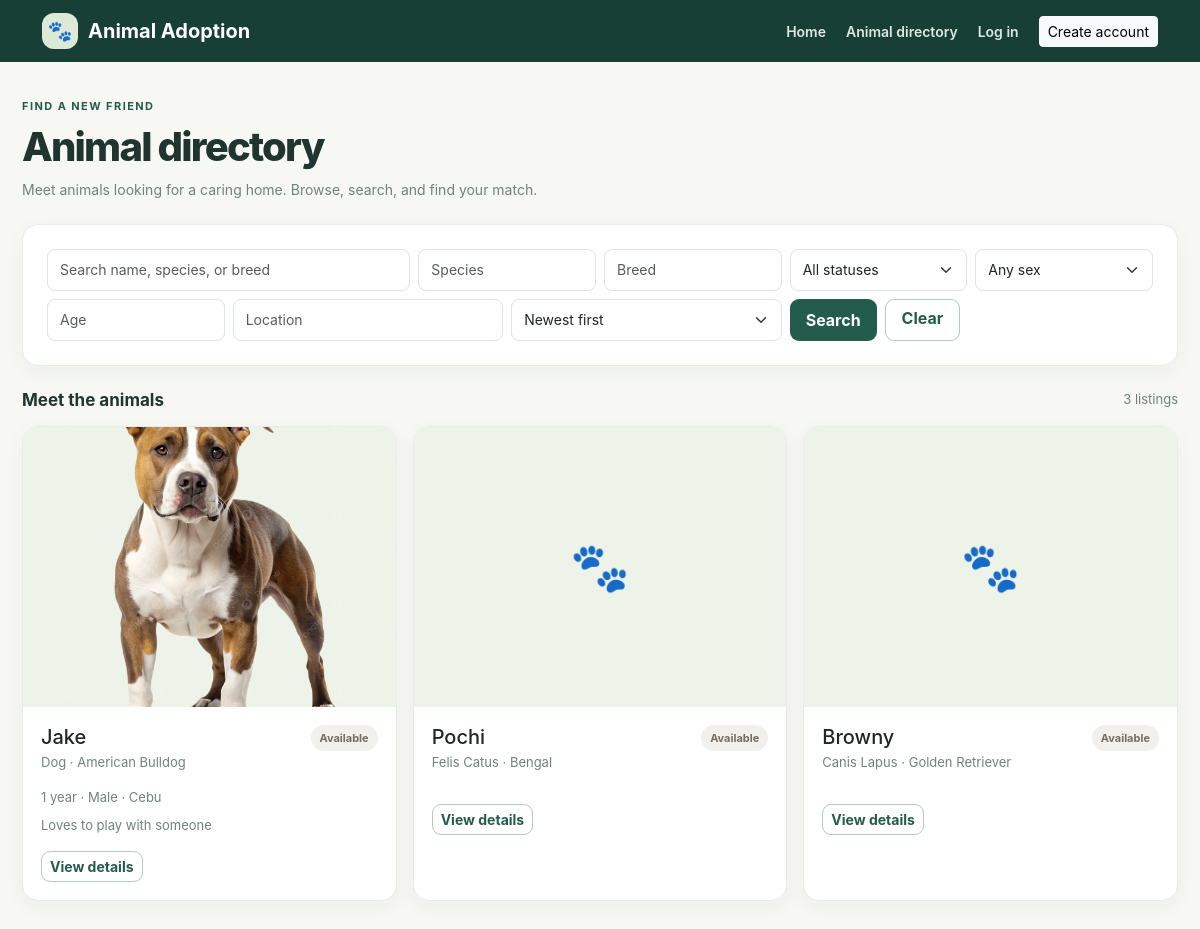
/animals/, run on the app's committed database.
### Tristan_app/models.py (models this page shows, shortened)
class Pet(models.Model):
    STATUS_AVAILABLE = 'Available'
    STATUS_PENDING = 'Pending'
    STATUS_ADOPTED = 'Adopted'
    STATUS_LEGACY = 'Not Available'
    STATUS_CHOICES = [
        (STATUS_AVAILABLE, 'Available'),
        (STATUS_PENDING, 'Pending'),
        (STATUS_ADOPTED, 'Adopted'),
        (STATUS_LEGACY, 'Not Available (legacy)'),
    ]
    SEX_CHOICES = [
        ('Female', 'Female'),
        ('Male', 'Male'),
        ('Unknown', 'Unknown'),
    ]
    pet_id = models.AutoField(primary_key=True)
    pet_name = models.CharField(max_length=100)
    species = models.CharField(max_length=100, db_index=True)
    breed = models.CharField(max_length=100)
    adoption_status = models.CharField(
        max_length=20, choices=STATUS_CHOICES, default=STATUS_AVAILABLE, db_index=True,
    )
    owner_name = models.CharField(max_length=100, blank=True, default='')
    owner = models.ForeignKey(
        settings.AUTH_USER_MODEL,
        on_delete=models.SET_NULL,
        related_name='animal_listings',
        null=True,
        blank=True,
    )
    age = models.PositiveSmallIntegerField(null=True, blank=True)
    sex = models.CharField(max_length=10, choices=SEX_CHOICES, blank=True)
    description = models.TextField(blank=True)
    health_info = models.TextField(blank=True)
    location = models.CharField(max_length=120, blank=True, db_index=True)
    image = models.FileField(
        upload_to=animal_image_path,
        blank=True,
        validators=[validate_animal_image],
    )
    created_at = models.DateTimeField(default=timezone.now, editable=False)
    updated_at = models.DateTimeField(default=timezone.now, editable=False)

### Tristan_app/views.py (the view)
# urls.py: path('animals/', views.directory, name='directory'),
def directory(request):
    animals = Pet.objects.select_related('owner').all()
    query = request.GET.get('q', '').strip()
    species = request.GET.get('species', '').strip()
    breed = request.GET.get('breed', '').strip()
    location = request.GET.get('location', '').strip()
    status = request.GET.get('status', '').strip()
    sex = request.GET.get('sex', '').strip()
    age = request.GET.get('age', '').strip()
    if query:
        animals = animals.filter(
            Q(pet_name__icontains=query)
            | Q(species__icontains=query)
            | Q(breed__icontains=query)
        )
    if species:
        animals = animals.filter(species__icontains=species)
    if breed:
        animals = animals.filter(breed__icontains=breed)
    if location:
        animals = animals.filter(location__icontains=location)
    if status in {choice[0] for choice in Pet.STATUS_CHOICES}:
        animals = animals.filter(adoption_status=status)
    if sex in {choice[0] for choice in Pet.SEX_CHOICES}:
        animals = animals.filter(sex=sex)
    if age.isdigit():
        animals = animals.filter(age=int(age))
    sort = request.GET.get('sort', 'newest')
    sort_fields = {
        'oldest': 'created_at',
        'name': 'pet_name',
    }
    animals = animals.order_by(sort_fields.get(sort, '-created_at'), 'pet_id')
    page_obj = Paginator(animals, 12).get_page(request.GET.get('page'))
    context = {
        'page_obj': page_obj,
        'animals': page_obj.object_list,
        'filters': {
            'q': query,
            'species': species,
            'breed': breed,
            'location': location,
            'status': status,
            'sex': sex,
            'age': age,
            'sort': sort,
        },
        'species_list': Pet.objects.order_by('species').values_list('species', flat=True).distinct(),
        'status_choices': Pet.STATUS_CHOICES,
        'sex_choices': Pet.SEX_CHOICES,
    }
    return render(request, 'PetApp/directory.html', context)

### Tristan_app/templates/PetApp/directory.html (shortened to what this page needs)
{% extends "PetApp/base.html" %}
{% block content %}
<header class="d-flex flex-wrap justify-content-between align-items-end gap-3 mb-4">
    <div><div class="eyebrow">Find a new friend</div><h1 class="page-title">Animal directory</h1>
        <p class="page-subtitle">Meet animals looking for a caring home. Browse, search, and find your match.</p></div>
</header>
<form method="get" class="panel p-3 p-md-4 mb-4" aria-label="Filter animals">
    <div class="row g-2 filter-grid">
        <div class="col-md-4"><label class="visually-hidden" for="search">Search name, species, or breed</label>
            <input id="search" class="form-control" name="q" value="{{ filters.q }}" placeholder="Search name, species, or breed"></div>
        <div class="col-6 col-md-2"><label class="visually-hidden" for="species">Species</label>
            <input id="species" class="form-control" name="species" value="{{ filters.species }}" list="speciesOptions" placeholder="Species">
            <datalist id="speciesOptions">{% for item in species_list %}<option value="{{ item }}">{% endfor %}</datalist></div>
        <div class="col-6 col-md-2"><label class="visually-hidden" for="breed">Breed</label><input id="breed" class="form-control" name="breed" value="{{ filters.breed }}" placeholder="Breed"></div>
        <div class="col-6 col-md-2"><label class="visually-hidden" for="status">Status</label>
            <select id="status" class="form-select" name="status"><option value="">All statuses</option>
            </select></div>
        <div class="col-6 col-md-2"><label class="visually-hidden" for="sex">Sex</label>
            <select id="sex" class="form-select" name="sex"><option value="">Any sex</option>
            </select></div>
        <div class="col-6 col-md-2"><label class="visually-hidden" for="age">Age</label><input id="age" class="form-control" type="number" min="0" name="age" value="{{ filters.age }}" placeholder="Age"></div>
        <div class="col-6 col-md-3"><label class="visually-hidden" for="location">Location</label><input id="location" class="form-control" name="location" value="{{ filters.location }}" placeholder="Location"></div>
        <div class="col-6 col-md-3"><label class="visually-hidden" for="sort">Sort by</label>
            <select id="sort" class="form-select" name="sort">
                <option value="newest" {% if filters.sort == 'newest' %}selected{% endif %}>Newest first</option>
            </select></div>
        <div class="col-6 col-md-auto d-flex gap-2"><button class="btn btn-green flex-grow-1 px-3" type="submit">Search</button><a class="btn btn-outline-green px-3" href="{% url 'directory' %}">Clear</a></div>
    </div>
</form>
<div class="d-flex justify-content-between align-items-center mb-3">
    <h2 class="section-title">Meet the animals</h2><span class="animal-meta">{{ page_obj.paginator.count }} listing{{ page_obj.paginator.count|pluralize }}</span>
</div>
<div class="row g-3">
    {% for animal in animals %}
        <div class="col-sm-6 col-lg-4">
            <article class="animal-card">
                <a href="{% url 'animal_detail' animal.pet_id %}" class="text-decoration-none">
                    {% if animal.image %}<img class="animal-photo" src="{{ animal.image.url }}" alt="Photo of {{ animal.pet_name }}" loading="lazy">
                    {% else %}<div class="animal-placeholder" aria-hidden="true">🐾</div>{% endif %}
                </a>
                <div class="animal-card-body">
                    <div class="d-flex justify-content-between align-items-start gap-2">
                        <div><h3 class="h5 mb-1"><a class="text-decoration-none text-dark" href="{% url 'animal_detail' animal.pet_id %}">{{ animal.pet_name }}</a></h3>
                            <div class="animal-meta">{{ animal.species }}{% if animal.breed %} · {{ animal.breed }}{% endif %}</div></div>
                        <span class="status {% if animal.adoption_status == 'Pending' %}pending{% elif animal.adoption_status == 'Adopted' %}adopted{% else %}legacy{% endif %}">{{ animal.adoption_status }}</span>
                    </div>
                    <div class="animal-meta mt-3">{% if animal.age != None %}{{ animal.age }} year{{ animal.age|pluralize }}{% endif %}{% if animal.sex %}{% if animal.age != None %} · {% endif %}{{ animal.sex }}{% endif %}{% if animal.location %}{% if animal.age != None or animal.sex %} · {% endif %}{{ animal.location }}{% endif %}</div>
                    {% if animal.description %}<p class="animal-meta mt-2 mb-0">{{ animal.description|truncatewords:18 }}</p>{% endif %}
                    <a href="{% url 'animal_detail' animal.pet_id %}" class="btn btn-outline-green btn-sm mt-3">View details</a>
                </div>
            </article>
        </div>
    {% empty %}
        <div class="col-12"><div class="panel empty-state"><strong>No animals found just yet.</strong>Try changing your filters or check back soon.</div></div>
    {% endfor %}
</div>
{% endblock %}

### Tristan_app/templates/PetApp/base.html (shortened to what this page needs)
<!doctype html>
<html lang="en">
<head>
    <link href="https://cdn.jsdelivr.net/npm/bootstrap@5.3.3/dist/css/bootstrap.min.css" rel="stylesheet">
</head>
<body>
<nav class="navbar navbar-expand-lg navbar-dark">
    <div class="container">
        <a class="navbar-brand" href="{% url 'home' %}"><span class="brand-mark" aria-hidden="true">🐾</span> Animal Adoption</a>
        <div class="collapse navbar-collapse" id="mainNavigation">
            <div class="navbar-nav ms-auto align-items-lg-center gap-lg-1">
                <a class="nav-link" href="{% url 'home' %}">Home</a>
                <a class="nav-link" href="{% url 'directory' %}">Animal directory</a>
                {% if user.is_authenticated %}
                    <a class="nav-link" href="{% url 'dashboard' %}">Dashboard</a>
                    <a class="nav-link" href="{% url 'animal_create' %}">Add animal</a>
                    <a class="nav-link" href="{% url 'my_listings' %}">My listings</a>
                    <a class="nav-link" href="{% url 'my_applications' %}">My applications</a>
                    <a class="nav-link" href="{% url 'profile' %}">Profile</a>
                    {% if user.is_staff %}
                        <a class="nav-link" href="{% url 'manage_applications' %}">Manage applications</a>
                        <a class="nav-link" href="{% url 'admin_dashboard' %}">Admin panel</a>
                    {% endif %}
                    <form method="post" action="{% url 'logout' %}" class="ms-lg-2">
                        {% csrf_token %}<button class="btn btn-sm btn-outline-light" type="submit">Log out</button>
                    </form>
                {% else %}
                    <a class="nav-link" href="{% url 'login' %}">Log in</a>
                    <a class="btn btn-sm btn-light ms-lg-2" href="{% url 'signup' %}">Create account</a>
                {% endif %}
            </div>
        </div>
    </div>
</nav>
<main class="page-wrap">
    {% block content %}{% endblock %}
</main>
</body>
</html>

### Tristan_app/templates/PetApp/base.html (style rules this page uses)
:root { --ink:#20352f; --muted:#74817b; --green:#245c4b; --forest:#173f35; --cream:#f7f8f3; --line:#e8ece6; --sage:#dce9d7; }
body { min-height:100vh; background:var(--cream); color:var(--ink); font-family:Inter,ui-sans-serif,system-ui,-apple-system,"Segoe UI",sans-serif; }
.navbar { background:var(--forest); }
.navbar-brand { display:flex; align-items:center; gap:10px; color:#fff!important; font-weight:750; }
.brand-mark { display:grid; width:36px; height:36px; place-items:center; border-radius:12px; background:var(--sage); font-size:20px; }
.navbar .nav-link { color:#dce8e1; font-size:14px; font-weight:600; }
.page-wrap { max-width:1200px; margin:auto; padding:36px 22px 64px; }
.eyebrow { margin-bottom:8px; color:var(--green); font-size:11px; font-weight:750; letter-spacing:.13em; text-transform:uppercase; }
.page-title { margin:0; color:var(--ink); font-size:clamp(28px,4vw,40px); font-weight:760; letter-spacing:-.045em; }
.page-subtitle { margin:8px 0 0; color:var(--muted); font-size:14px; }
.panel,.stat-card,.animal-card { border:1px solid var(--line); border-radius:16px; background:#fff; box-shadow:0 6px 22px rgba(27,55,43,.045); }
.btn-green { border:0; border-radius:9px; background:var(--green); color:#fff; font-weight:700; }
.btn-outline-green { border:1px solid #b7c9bc; border-radius:9px; color:var(--green); font-weight:650; }
.form-control,.form-select { min-height:42px; border-color:#dfe5df; border-radius:8px; font-size:14px; }
.panel input:not([type=checkbox]),.panel textarea,.panel select { min-height:42px; border:1px solid #dfe5df; border-radius:8px; padding:9px 12px; font-size:14px; }
.animal-card { overflow:hidden; height:100%; transition:transform .18s ease,box-shadow .18s ease; }
.animal-photo,.animal-placeholder { display:grid; width:100%; height:280px; place-items:center; background:#edf3e9; object-fit:cover; }
.animal-placeholder { color:#6f8b70; font-size:48px; }
.animal-card-body { padding:18px; }
.animal-meta { color:var(--muted); font-size:13px; }
.status { display:inline-flex; align-items:center; padding:5px 9px; border-radius:99px; background:#edf6ee; color:#38764d; font-size:11px; font-weight:750; }
.status.adopted,.status.legacy { background:#f1f0ed; color:#746d60; }
.section-title { margin:0; font-size:17px; font-weight:740; }

### data on the page
Pet: image (picture), pet_name "Jake", species "Dog", breed "American Bulldog", adoption_status "Available", age "1", sex "Male", location "Cebu", description "Loves to play with someone"
Pet: pet_name "Pochi", species "Felis Catus", breed "Bengal", adoption_status "Available"
Pet: pet_name "Browny", species "Canis Lapus", breed "Golden Retriever", adoption_status "Available"

### other printed values
{{ page_obj.paginator.count }} "3"
